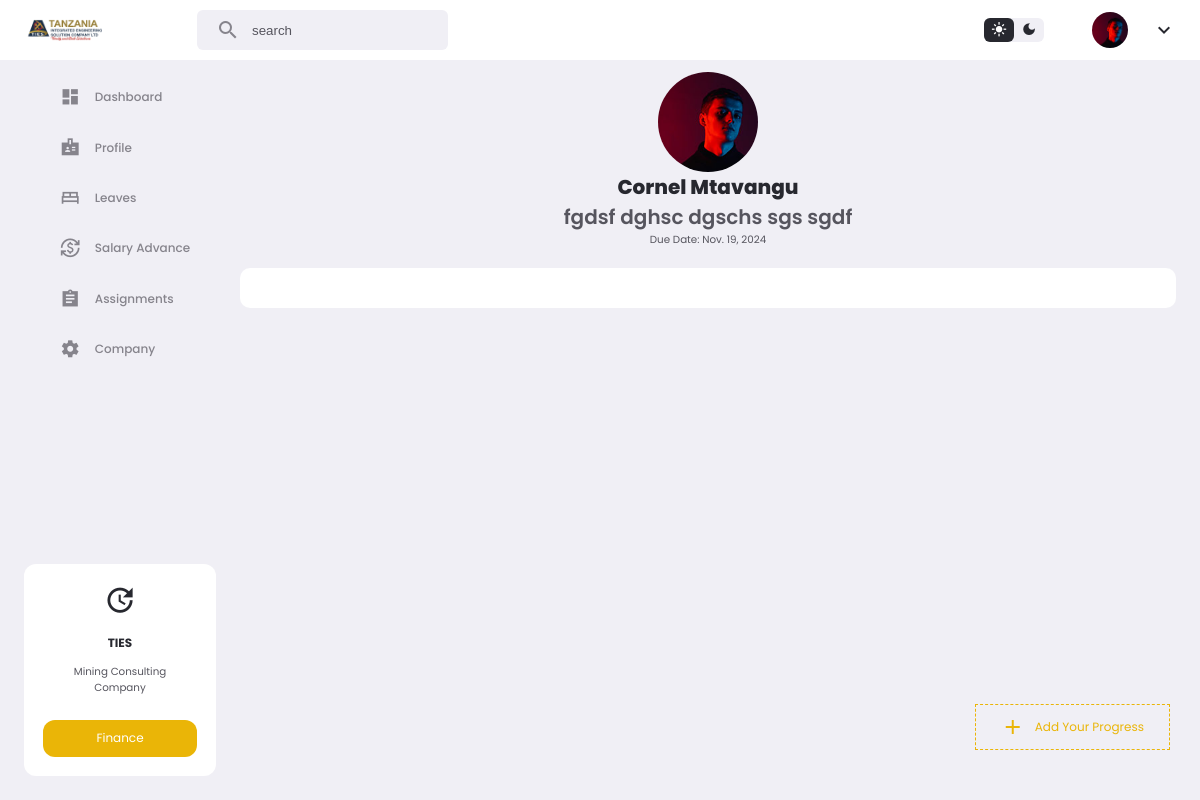
/assignmentDetails/2/, run on the app's committed database.
### app/models.py (models this page shows, shortened)
class Assignment(models.Model):
    assigned_to = models.ForeignKey(CustomUser, on_delete=models.CASCADE, related_name='assignments_received')
    description = models.CharField(max_length=10000, null=True, blank=True)
    issuedDate = models.DateTimeField(auto_now_add=True)
    dueDate = models.DateField()
    assigned_by = models.ForeignKey(CustomUser, on_delete=models.CASCADE, related_name='assignments_given')
    status = models.CharField(max_length=100, default="on_progress", null=True, blank=True)

class CustomUser(AbstractUser):
    email = models.EmailField(unique=True)
    phone = models.CharField(max_length=15, null=True,blank=True, default="null")
    image = models.ImageField(upload_to='media/', blank=True, null=True)
    middle_name = models.CharField(max_length=100, null=True, blank=True)
    gender = models.CharField(max_length=100, null=True, blank=True)
    birthDate = models.DateField(null=True, blank=True)
    nextKinName = models.CharField(max_length=100, null=True, blank=True)
    nextKinRelation = models.CharField(max_length=100, null=True, blank=True)
    nextKinAddress = models.CharField(max_length=100, null=True, blank=True)
    nextKinPhone = models.CharField(max_length=100, null=True, blank=True)
    nida = models.CharField(max_length=100, null=True, blank=True)
    homeAddress = models.CharField(max_length=100, null=True, blank=True)
    uniName = models.CharField(max_length=100, null=True, blank=True)
    uniLevel = models.CharField(max_length=100, null=True, blank=True)
    uniCourse = models.CharField(max_length=100, null=True, blank=True)
    startYear = models.CharField(max_length=100, null=True, blank=True)
    endYear = models.CharField(max_length=100, null=True, blank=True)
    role = models.CharField(max_length=50, null=True,blank=True, default="user")
    signedDate = models.DateField(null=True, blank=True)
    expireDate = models.DateField(null=True, blank=True)
    contractDuration = models.CharField(max_length=100, null=True, blank=True)
    remainDuration = models.CharField(max_length=100, null=True, blank=True)
    attachment = models.FileField(upload_to='attachments/', null=True, blank=True)

### app/views.py (the view)
# urls.py: path('assignmentDetails/<int:id>/', views.assignmentDetails, name='assignmentDetails'),
def assignmentDetails(request,id):
    assignment_details = Assignment.objects.get(id = id)
    assignmentsUpdatesList = AssignmentUpdates.objects.filter(assignment_id=id).order_by('-id')
    context = {
        'assignment_details':assignment_details,
        'assignmentsUpdatesList':assignmentsUpdatesList,
        'assignment_id':id,
    }
    return render(request, 'app/assignmentDetails.html',context)

### app/templatetags/custom_filters.py (called while the page is built)
@register.filter(name='is_in_group')
def is_in_group(user, group_name):
    return user.groups.filter(name=group_name).exists()

### app/templates/app/assignmentDetails.html (shortened to what this page needs)
{% extends 'app/base2.html' %}
{% load static %}
{% load humanize %}
{% block content %}
<section class="assignmentDetails">
    <div class="top">
        <img src="{% static 'app/images/profile-1.jpg' %}" alt="">
        <h4>{{assignment_details.assigned_to.first_name}} {{assignment_details.assigned_to.last_name}}</h4>
        <h5>{{assignment_details.description}}</h5>
        <p>Due Date: {{assignment_details.dueDate}}</p>
    </div>
    <div class="main-section">
    </div>
    <div>
        <div class="add" id="openModalBasic">
            <span class="material-icons-sharp">add</span>
            Add Your Progress
        </div>
    </div>
</section>
{% endblock %}

### app/static/app/home2.css (style rules this page uses)
:root { --color-white: #ffffff; --color-light: #f0eff5; --color-gray-light: #86848c; --color-gray-dark: #56555e; --color-dark: #27282f; --color-primary: rgb(234,181,7); --color-success: rgb(34,202,75); --color-danger: rgb(255,67,54); --color-warning: rgb(71, 7, 234); --color-purple: rgb(160,99,245); --color-primary-light: rgba(71,7,234,0.2); --color-success-light: rgba(34,202,75,0.2); --color-danger-light: rgba(255,67,54,0.2); --color-purple-light: rgba(160,99,245,0.2); --color-warning-light: rgba(234,181,7,0.2); --color-white-light: rgba(255, 255, 255, 0.6); --company-color-1: #1a3048; --company-color-2: #9f893c; --company-color-3: #ffbf00; --card-padding: 1.6rem; --padding-1: 1rem; --padding-2: 8px; --card-border-radius: 1.6rem; --border-radius-1: 1rem; --border-radius-2: 6px; }
* { margin: 0; padding: 0; outline: 0; border: 0; appearance: none; text-decoration: none; list-style: none; box-sizing: border-box; }
html { font-size: 12px; }
body { background: var(--color-light); font-family: poppins, sans-serif; min-height: 100vh; color: var(--color-dark); }
img { width: 100%; }
h4 { font-size: 1rem; }
h5 { font-size: 0.86rem; font-weight: 500; }
p { font-size: 0.86rem; color: var(--color-gray-dark); }

### app/templates/app/assignmentDetails.html (style rules this page uses)
.assignmentDetails .top { display: flex; flex-direction: column; align-items: center; }
.assignmentDetails .top img { height: 100px; width: 100px; border-radius: 50%; }
.assignmentDetails .top h4 { font-size: 20px; font-weight: 800; color: var(--color-dark); }
.assignmentDetails .top h5 { font-size: 20px; font-weight: 600; color: var(--color-gray-dark); }
.assignmentDetails .main-section { background: var(--color-white); padding: 20px; border-radius: 10px; margin-top: 20px; }
.add { padding: 10px 25px; border: 1px dashed var(--color-primary); color: var(--color-primary); display: flex; gap: 10px; align-items: center; justify-content: center; position: fixed; bottom: 50px; right: 30px; cursor: pointer; }

### data on the page
Assignment: assigned_to.first_name "Cornel", assigned_to.last_name "Mtavangu", description "fgdsf dghsc dgschs sgs sgdf", dueDate "Nov. 19, 2024"
